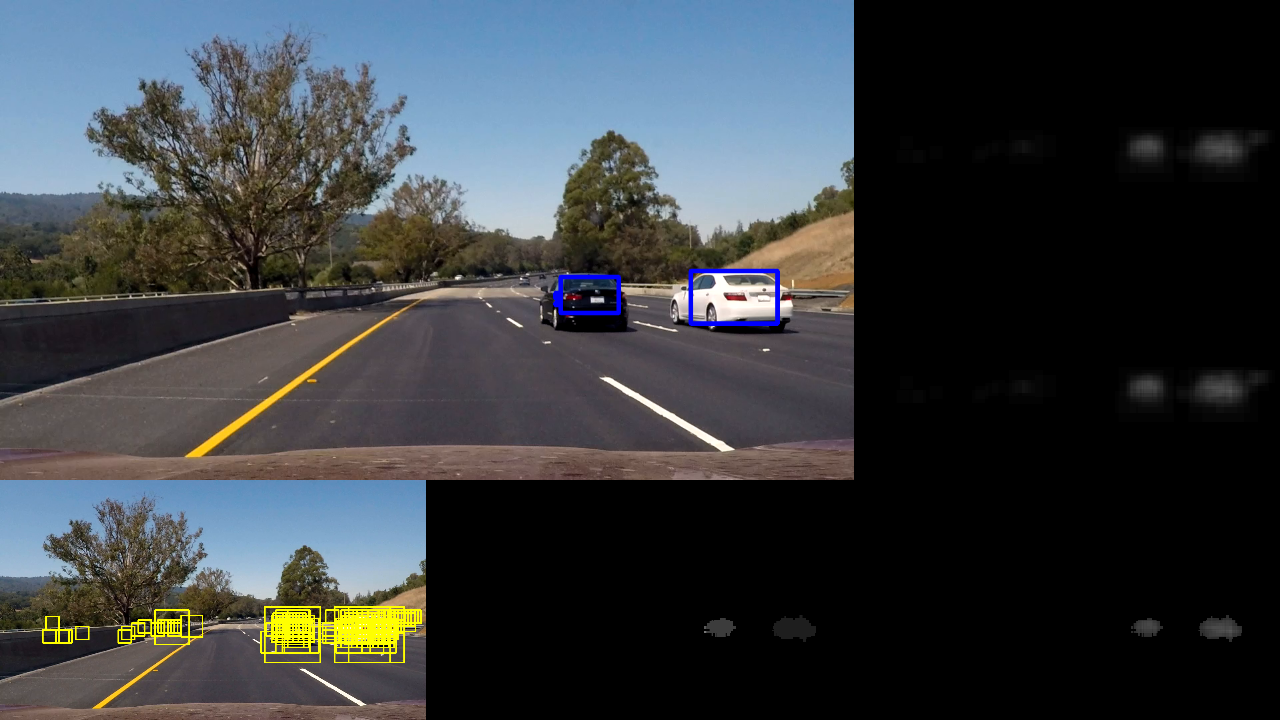
#> input picture bboxes_and_heat1.png, 1280 x 720 px, given in place of 42.png, which was not available
$ jupyter execute --allow-errors exploration.ipynb   (shell and % lines are left out)   (older library calls are emulated)
#> lines starting #> are read from the running program, lines starting #| are printed output that depends on the picture; pictures that were not available may be replaced by others from this repository, and a replacement may not be noted
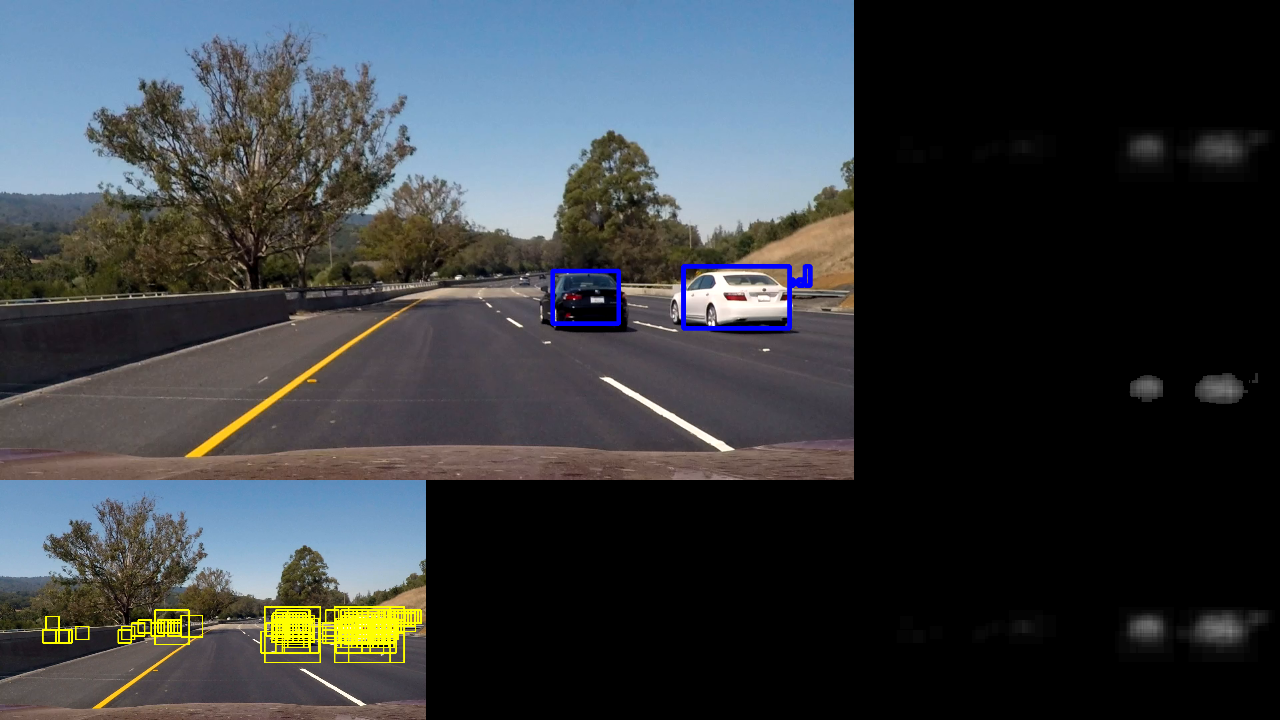
#> input picture bboxes_and_heat2.png, 1280 x 720 px, given in place of image42.png, which was not available
### FeatureExtraction.py
import cv2
import numpy as np
from skimage.feature import hog

def get_hog_features(img, orient, pix_per_cell, cell_per_block,
                        vis=False, feature_vec=True):
    # Call with two outputs if vis==True
    if vis == True:
        features, hog_image = hog(img, orientations=orient,
                                  pixels_per_cell=(pix_per_cell, pix_per_cell),
                                  cells_per_block=(cell_per_block, cell_per_block),
                                  transform_sqrt=False,
                                  visualise=vis, feature_vector=feature_vec)
        return features, hog_image
    # Otherwise call with one output
    else:
        features = hog(img, orientations=orient,
                       pixels_per_cell=(pix_per_cell, pix_per_cell),
                       cells_per_block=(cell_per_block, cell_per_block),
                       transform_sqrt=False,
                       visualise=vis, feature_vector=feature_vec)
        return features

# [11 lines left out: functions color_hist, bin_spatial, not called in this run]

def convert_to_colorspace(image, color_space):
    if color_space == 'RGB':
        return np.copy(image)
    if color_space == 'HSV':
        return cv2.cvtColor(image, cv2.COLOR_RGB2HSV)
    if color_space == 'LUV':
        return cv2.cvtColor(image, cv2.COLOR_RGB2LUV)
    if color_space == 'HLS':
        return cv2.cvtColor(image, cv2.COLOR_RGB2HLS)
    if color_space == 'YUV':
        return cv2.cvtColor(image, cv2.COLOR_RGB2YUV)
    if color_space == 'YCrCb':
        return cv2.cvtColor(image, cv2.COLOR_RGB2YCrCb)

    raise ValueError('Unkown Color Space.')

### VehicleTracking.py
import numpy as np
import pickle
import cv2
import glob
import pickle
import time
from moviepy.editor import VideoFileClip
from sklearn.svm import LinearSVC
from sklearn.preprocessing import StandardScaler
from skimage.feature import hog
from sklearn.model_selection import train_test_split
from scipy.ndimage.measurements import label, find_objects
from FeatureExtraction import get_hog_features, color_hist, bin_spatial, convert_to_colorspace

def draw_bounding_boxes(image, bounding_boxes, color):
    for bbox in bounding_boxes:
        cv2.rectangle(image, tuple(bbox[0]), tuple(bbox[1]), color, 3)

# [6 lines left out: function add_heat, not called in this run]

def apply_threshold(heatmap, threshold):
    # Zero out pixels below the threshold
    heatmap[heatmap <= threshold] = 0

# [12 lines left out: function draw_labeled_bboxes, not called in this run]

class VehicleTracking(object):
    def __init__(self):
        dist_pickle = pickle.load( open("classifier_lin_0.p", "rb" ) )
        self.classifier = dist_pickle["classifier"]
        self.X_scaler = dist_pickle["scaler"]
        settings = dist_pickle["settings"]
        self.orient = settings["orient"]
        self.pix_per_cell = settings["pix_per_cell"]
        self.cell_per_block = settings["cell_per_block"]
        self.spatial_size = settings["spatial_size"]
        self.hist_bins = settings["hist_bins"]
        self.color_space = settings["color_space"]

        self.heatmap_threshold = 14
        self.last_heatmap = None

    # [130 lines left out: functions process_image, find_cars, main, not called in this run]
    #processed_clip.write_videofile("project_video_processed.mp4", audio=False, threads=1)

# [2 lines that do not run on import are left out]

### exploration.ipynb
[cell 1]
from PlotHelper import plot_image_grid
import glob
import cv2
import numpy as np
import matplotlib.pyplot as plt
from FeatureExtraction import get_hog_features, color_hist, bin_spatial, convert_to_colorspace
from sklearn.utils import shuffle

[cell 2]
def plot_side_by_side(i1, t1, i2, t2, outfile):
#> called with t1 = 'Vehicle', t2 = 'Non-Vehicle', outfile = 'vehicle_vs_nonvehicle.png'
    f, (ax1, ax2) = plt.subplots(1, 2, figsize=(20,10))
    ax1.imshow(i1)
    ax1.set_title(t1, fontsize=30)
    ax2.imshow(i2)
    ax2.set_title(t2, fontsize=30)
    f.subplots_adjust(hspace=0)
    f.savefig(outfile, bbox_inches='tight')
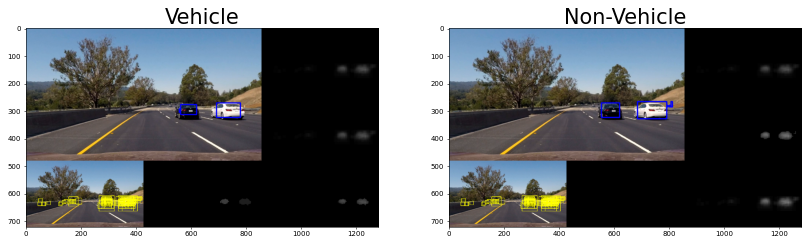
#> figure drawn by matplotlib, 2 panels

def read_img(file):
    return cv2.cvtColor(cv2.imread(file), cv2.COLOR_BGR2RGB)

[cell 3]
vehicle = read_img("./training_data/vehicles/KITTI_extracted/42.png")
nonvehicle = read_img("./training_data/non-vehicles/GTI/image42.png")
plot_side_by_side(vehicle, "Vehicle", nonvehicle, "Non-Vehicle", "vehicle_vs_nonvehicle.png")

[cell 4]
random_vehicle_images = list(map(read_img, shuffle(glob.glob("training_data/vehicles/**/*.png", recursive=True))[0:4]))
#> random_vehicle_images = 1 item
random_nonvehicle_images = list(map(read_img, shuffle(glob.glob("training_data/non-vehicles/**/*.png", recursive=True))[0:4]))
#> random_nonvehicle_images = 1 item
to_ycrcb = lambda img: convert_to_colorspace(img, 'YCrCb')
#> in convert_to_colorspace, `return cv2.cvtColor(image, cv2.COLOR_RGB2YCrCb)`: returned value: shape (720, 1280, 3); mean of channels 0, 1, 2 59.5, 125.7, 130.3
rv_ycrcb = map(to_ycrcb, random_vehicle_images)
rnv_ycrcb = map(to_ycrcb, random_nonvehicle_images)

[cell 5]
def to_hog_images(img):
    hog_features = []
#> hog_features = []
    for channel in range(img.shape[2]):
        f, vis = get_hog_features(img[:,:,channel], 9, 8, 2, vis=True, feature_vec=True)
        hog_features.append(vis)
#> this loop made 3 passes
#> pass 1, in get_hog_features, `features, hog_image = hog(img, orientations=orient, pixels_per_cell=(p..`:
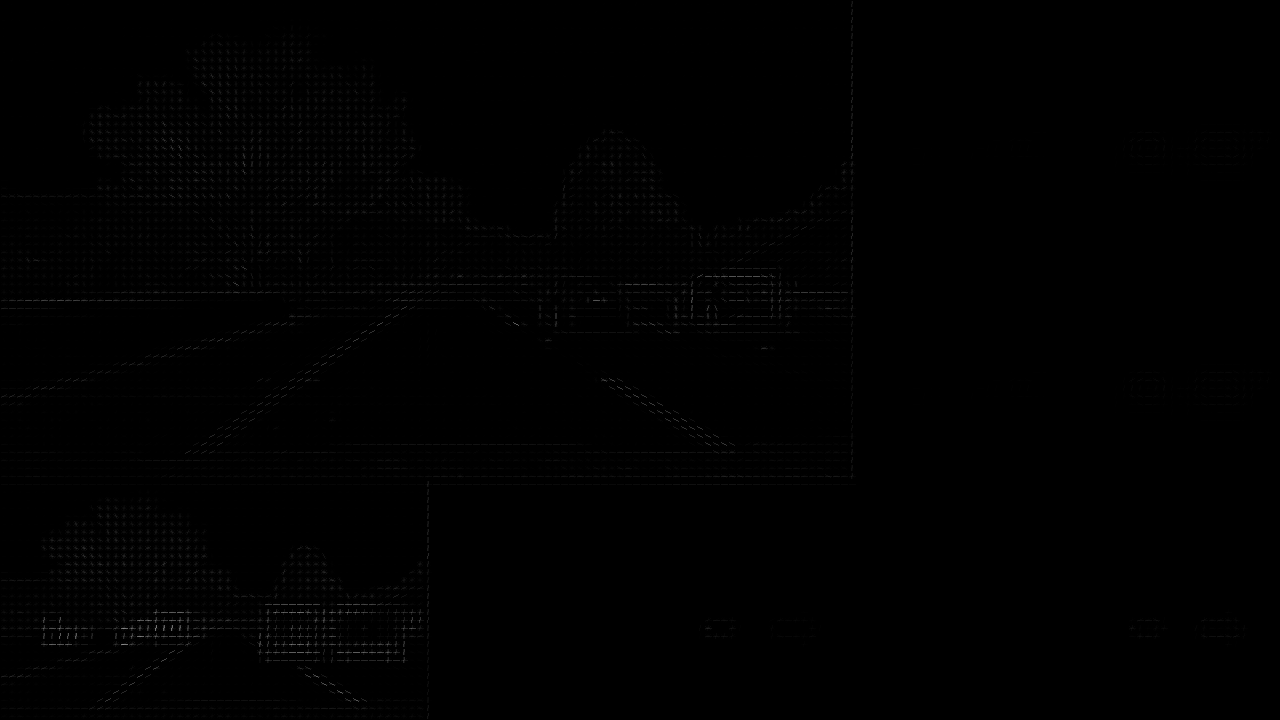
#> hog_image: shape (720, 1280) float64; min 0, max 136.2, mean 0.8
#> after the loop, hog_features = 3 items
    return hog_features
rv_hog = list(map(to_hog_images, rv_ycrcb))
#> rv_hog = 1 item
rnv_hog = list(map(to_hog_images, rnv_ycrcb))
#> rnv_hog = 1 item

#> (a cell that did not finish here is left out)
